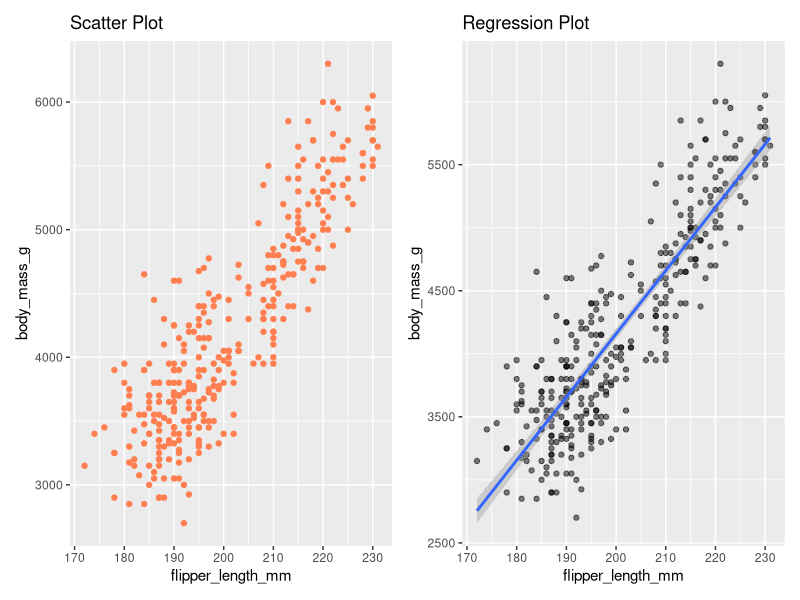
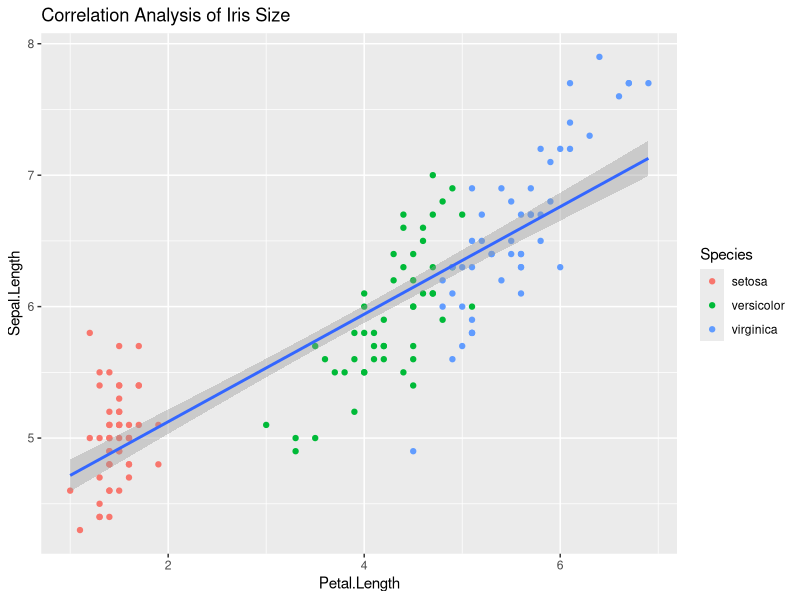

Generate these figures, in order, with R:
## ---- chunk 1
#| echo: true
#| output: true

# Load required libraries
library(tidyverse)
library(palmerpenguins)
library(patchwork)

# Cell one: Load dataset
df <- penguins

head(df, 3)

# Cell two: Process data
df <- df %>% filter(!is.na(sex), !is.na(body_mass_g))

# Cell three: Plotting figure
p1 <- ggplot(df, aes(x = flipper_length_mm, y = body_mass_g)) +
  geom_point(color = "coral") +
  labs(title = "Scatter Plot")
p2 <- ggplot(df, aes(x = flipper_length_mm, y = body_mass_g)) +
  geom_point(alpha = 0.5) +
  geom_smooth(method = "lm") +
  labs(title = "Regression Plot")
p1 + p2

## ---- chunk 2
#| echo: false

library(tidyverse)
ggplot(iris, aes(Petal.Length, Sepal.Length)) +
  geom_point(aes(color = Species)) +
  geom_smooth(method = 'lm') +
  labs(title = 'Correlation Analysis of Iris Size')
